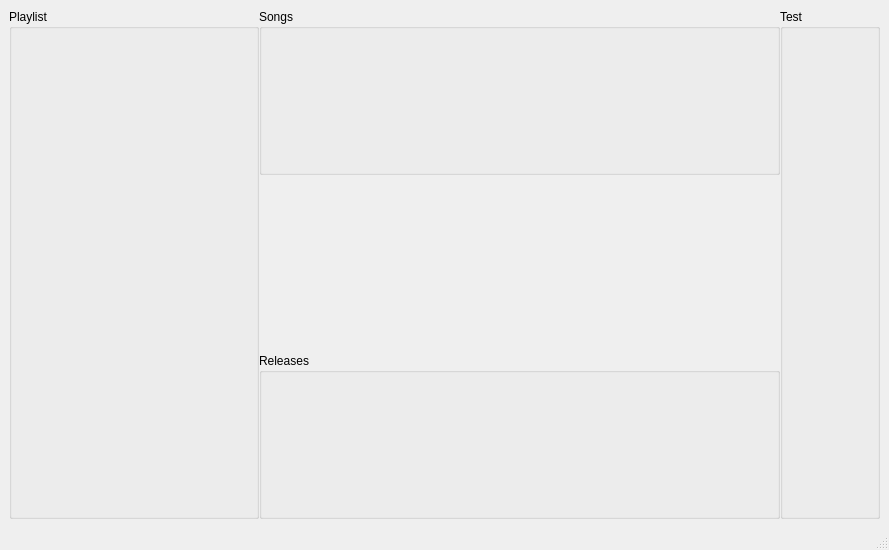
<?xml version="1.0" encoding="UTF-8"?>
<ui version="4.0">
 <class>MainWindow</class>
 <widget class="QMainWindow" name="MainWindow">
  <property name="geometry">
   <rect>
    <x>0</x>
    <y>0</y>
    <width>889</width>
    <height>550</height>
   </rect>
  </property>
  <property name="sizePolicy">
   <sizepolicy hsizetype="Preferred" vsizetype="Preferred">
    <horstretch>0</horstretch>
    <verstretch>0</verstretch>
   </sizepolicy>
  </property>
  <property name="windowTitle">
   <string>MainWindow</string>
  </property>
  <widget class="QWidget" name="centralwidget">
   <layout class="QGridLayout" name="gridLayout">
    <property name="horizontalSpacing">
     <number>0</number>
    </property>
    <item row="2" column="1">
     <widget class="QGroupBox" name="groupBoxReleases">
      <property name="title">
       <string>Releases</string>
      </property>
     </widget>
    </item>
    <item row="0" column="0" rowspan="3">
     <widget class="QGroupBox" name="groupBoxPlaylist">
      <property name="sizePolicy">
       <sizepolicy hsizetype="Preferred" vsizetype="Preferred">
        <horstretch>0</horstretch>
        <verstretch>0</verstretch>
       </sizepolicy>
      </property>
      <property name="maximumSize">
       <size>
        <width>250</width>
        <height>16777215</height>
       </size>
      </property>
      <property name="title">
       <string>Playlist</string>
      </property>
     </widget>
    </item>
    <item row="0" column="1">
     <widget class="QGroupBox" name="groupBoxSongs">
      <property name="sizePolicy">
       <sizepolicy hsizetype="Preferred" vsizetype="Preferred">
        <horstretch>0</horstretch>
        <verstretch>0</verstretch>
       </sizepolicy>
      </property>
      <property name="title">
       <string>Songs</string>
      </property>
     </widget>
    </item>
    <item row="0" column="3" rowspan="3">
     <widget class="QGroupBox" name="groupBoxTest">
      <property name="maximumSize">
       <size>
        <width>100</width>
        <height>16777215</height>
       </size>
      </property>
      <property name="title">
       <string>Test</string>
      </property>
     </widget>
    </item>
   </layout>
  </widget>
  <widget class="QMenuBar" name="menubar">
   <property name="geometry">
    <rect>
     <x>0</x>
     <y>0</y>
     <width>889</width>
     <height>24</height>
    </rect>
   </property>
  </widget>
  <widget class="QStatusBar" name="statusbar"/>
 </widget>
 <resources/>
 <connections/>
</ui>
